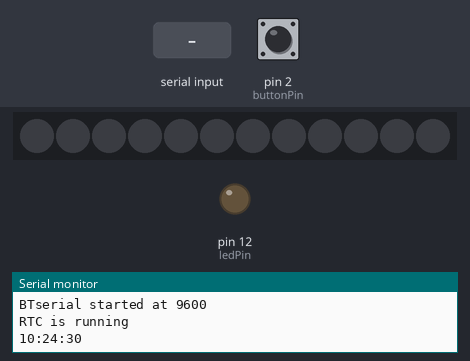
The sketch below on a simulated Arduino Uno, built with avr-gcc and run on an emulated ATmega328P. Shown: 12 RGB LEDs in strip order, left to right, output pins drawn as LEDs (lit = HIGH), the last lines printed to the serial monitor. The inputs (shaded band) are chosen by the test bench; at power-on: pin 2 (buttonPin) HIGH. Dim RGB values are drawn brighter than linear; the local clock reads 2024-03-15 10:24:30 at power-on unless the sketch sets it.

Above: at 1.2 s.
1.3 s: "1" received over the second serial link
At 2.1 s:
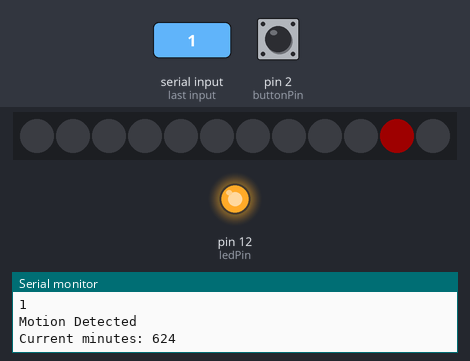
At 2.9 s:
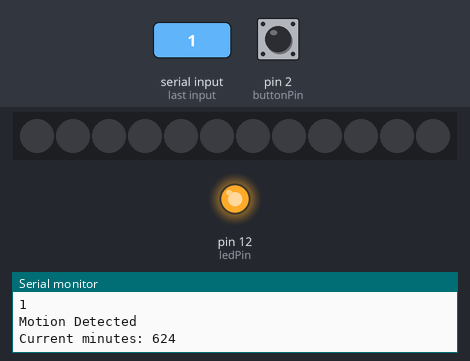
Timing chart, 0 to 4.4 s (numbered marks = the images above; inputs shaded):
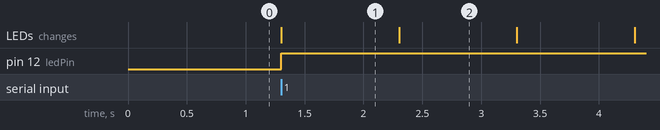

The sketch:

BLE_to_neopixels.ino
```cpp
//  SerialIn_SerialOut_HM-10_01
//
//  Uses hardware serial to talk to the host computer and AltSoftSerial for communication with the bluetooth module
//
//  What ever is entered in the serial monitor is sent to the connected device
//  Anything received from the connected device is copied to the serial monitor
//  Does not send line endings to the HM-10
//
//  Pins
//  BT VCC to Arduino 5V out.
//  BT GND to GND
//  Arduino D8 (SS RX) - BT TX no need voltage divider
//  Arduino D9 (SS TX) - BT RX through a voltage divider (5v to 3.3v)


// Quick Documentation
// To set this module up, the HM-10 BLE needs to be set up in CENTRAL mode,
// connect with the motion detector hardware using:
// AT+ROLE1 set to central mode
// AT+DISC? find devices
// AT+CON<Mac ID> connect, and AT+IMME0 (default) to reconnect on startup,
// then AT+RESET to reset the device with the new settings
// http://www.martyncurrey.com/hm-10-bluetooth-4ble-modules/#HM-10+scan

// Quick status
// This unit works now with LED
// Testing pushbutton with 12 light neopixel, will tie to BLE later

// TODO: clear pixels on new hour

#include <Time.h>
#include <TimeLib.h>
#include <AltSoftSerial.h>
#include <Adafruit_NeoPixel.h>
#include <DS1307RTC.h>
#include "RTClib.h"

// Date and time functions using a DS1307 RTC connected via I2C and Wire lib
#include <Wire.h>

RTC_DS1307 rtc;

AltSoftSerial BTserial;
// https://www.pjrc.com/teensy/td_libs_AltSoftSerial.html

const int buttonPin = 2; // Digital IO pin connected to the button.  This will be
// driven with a pull-up resistor so the switch should
// pull the pin to ground momentarily.  On a high -> low
// transition the button press logic will execute.

const int pixelPin = 6;  // Digital IO pin connected to the NeoPixels.

//#define FORCE_TIME_UPDATE
#define BOARD_HAS_RTC

const int pixelCount = 12;

// Parameter 1 = number of pixels in strip,  neopixel stick has 8
// Parameter 2 = pin number (most are valid)
// Parameter 3 = pixel type flags, add together as needed:
//   NEO_RGB     Pixels are wired for RGB bitstream
//   NEO_GRB     Pixels are wired for GRB bitstream, correct for neopixel stick
//   NEO_KHZ400  400 KHz bitstream (e.g. FLORA pixels)
//   NEO_KHZ800  800 KHz bitstream (e.g. High Density LED strip), correct for neopixel stick
Adafruit_NeoPixel pixels = Adafruit_NeoPixel(pixelCount, pixelPin, NEO_GRB + NEO_KHZ800);

bool oldState = LOW;
int rate = 9600;
char c = ' ';
boolean NL = true;
int ledPin = 12;
int curPixel = 0;
const unsigned long debouncePeriod = 5 * 60 * 1000L; // don't increment led color more than once every 5 minutes
unsigned long lastMotion = 0;

int pixelBuckets[pixelCount] = { 0 };

int bucketsPerHalfDay(int numPixels) {
  int minutesPerHalfDay = 12 * 60;
  return minutesPerHalfDay / pixelCount;
}

void printDigits(int digits) {
  Serial.print(":");
  if (digits < 10)
    Serial.print('0');
  Serial.print(digits);
}

void digitalClockDisplay(time_t t) {
  // digital clock display of the time
  Serial.print(hour(t));
  printDigits(minute(t));
  printDigits(second(t));
  Serial.println();
}

void digitalClockDisplay() {
    return digitalClockDisplay(now());
}

void setupTime() {
#ifdef FORCE_TIME_UPDATE
  rtc.adjust(DateTime(F(__DATE__), F(__TIME__))); // set clock to time of last compilation
#endif

#ifdef BOARD_HAS_RTC //real time clock installed
  if (!rtc.isrunning()) {
    Serial.println("RTC is NOT running!");
    // following line sets the RTC to the date & time this sketch was compiled
    rtc.adjust(DateTime(F(__DATE__), F(__TIME__)));
    // This line sets the RTC with an explicit date & time, for example to set
    // January 21, 2014 at 3am you would call:
    //rtc.adjust(DateTime(2017, 1, 6, 0, 0, 0));
  } else {
    Serial.println("RTC is running");
  }

  setSyncProvider(RTC.get); // the function to get the time from the RTC
  if (timeStatus() != timeSet) {
    Serial.println("Time set failed");
  }
  setTime(rtc.now().unixtime());
#else /// no real time clock, set clock to last compile time
  // manually set the time
  setTime(23, 50, 0, 1, 17, 18);
#endif
}

void setup()
{
  Serial.begin(rate);
  Serial.print("Sketch:   ");   Serial.println(__FILE__);
  Serial.print("Uploaded: ");   Serial.println(__DATE__);
  Serial.println(" ");

  BTserial.begin(rate);
  Serial.print("BTserial started at ");
  Serial.println(rate);

  pinMode(ledPin, OUTPUT);
  pinMode(buttonPin, INPUT);

  pixels.begin(); // This initializes the NeoPixel library.
  pixels.setBrightness(30);
  pixels.show();

  if (!rtc.begin()) {
    Serial.println("Couldn't find RTC");
    while (1);
  }
  setupTime();
  digitalClockDisplay();
}

int getMinutesPerPixel() {
  return 60 * 12 / pixelCount;
}

int getCurrentPixelBucket() {
  int hour12 = hour();
  hour12 = hour12 > 11 ? hour12 - 12 : hour12;
  int curMinute = hour12 * 60 + minute();
  int bucket = curMinute / getMinutesPerPixel();
  Serial.print("Current minutes: ");
  Serial.println(curMinute);
  return bucket;
}

uint32_t getColorForCount(int count) {
  const int maxCount = 9;
  count = count > maxCount - 1 ? maxCount - 1: count;
  static uint32_t countColors[maxCount] = {
    pixels.Color(0, 0, 0), // off
    pixels.Color(255, 0, 0), // red
    pixels.Color(255, 50, 0), // orange
    pixels.Color(225, 240, 0), // yellow
    pixels.Color(0, 128, 0), // green
    pixels.Color(0, 0, 255), // blue
    pixels.Color(75, 0, 130), // indigo
    pixels.Color(220, 120, 220),  // violet
    pixels.Color(255, 255, 255)  // white
  };
  return countColors[count];
}

void setPixel(int bucket, uint32_t color) {
    pixels.setPixelColor(bucket, color);
    pixels.show(); // This sends the updated pixel color to the hardware.
}

void blinkPixel(int times, int bucket, uint32_t color) {
  const uint32_t offColor = pixels.Color(0, 0, 0);
  for (int i = 0; i < times; i++) {
    setPixel(bucket, color);
    delay(1000);

    // set pixel to off, delay(1000)
    setPixel(bucket, offColor);
    delay(1000);
  }
}

void setColorAndBlink(int bucket, uint32_t color) {
  blinkPixel(10, bucket, color);
  setPixel(bucket, color);
}

void updatePixelColor(int bucket) {
  uint32_t color = getColorForCount(pixelBuckets[bucket]);
  setColorAndBlink(bucket, color);
}

void incrementPixel(int bucket) {
  pixelBuckets[bucket] = pixelBuckets[bucket] + 1;
  updatePixelColor(bucket);
}

bool motionIsNew() {
  return (lastMotion == 0) || (millis() - lastMotion > debouncePeriod);
}

void registerMotion() {
  int bucket = getCurrentPixelBucket();
  incrementPixel(bucket);
  lastMotion = millis();
  digitalClockDisplay();
  Serial.print("Incrementing color for pixel ");
  Serial.println(bucket);
}

//void resetPixels() {
//  for (int i = 0; i < pixelCount; i++) {
//    updatePixelColor(i);
//  }
//}

void checkBT() {
  // Read from the Bluetooth module and send to the Arduino Serial Monitor
  if (BTserial.available())
  {
    c = BTserial.read();
    Serial.println(c);
    if (c == '1') {
      digitalWrite(ledPin, HIGH);
      Serial.println("Motion Detected");
      if (motionIsNew()) {
        registerMotion();
      }
    }
    else {
      digitalWrite(ledPin, LOW);
      Serial.println("No Motion Detected");
    }
  }
}

void checkButton() {
  // Get current button state.
  bool newState = digitalRead(buttonPin);

  // Check if state changed from high to low (button press).
  if (newState == LOW && oldState == HIGH) {
    // Short delay to debounce button.
    delay(20);
    // Check if button is still low after debounce.
    newState = digitalRead(buttonPin);
    if (newState == LOW) {
      Serial.println("<Button Press>");
      if (motionIsNew()) {
        registerMotion();
      }
    }
  }

  // Set the last button state to the old state.
  oldState = newState;
}

void checkInput() {
  checkBT();
  checkButton();
}
void loop()
{
  //digitalWrite(ledPin, HIGH);
  checkInput();
}
```

Measured:
- after the input at 1.3 s, pin 12 (ledPin): LOW → HIGH at once; the LEDs: change at once (image 1)
- what the display in image 1 shows lasts 1.0 s, from 1.3 s to 2.3 s
